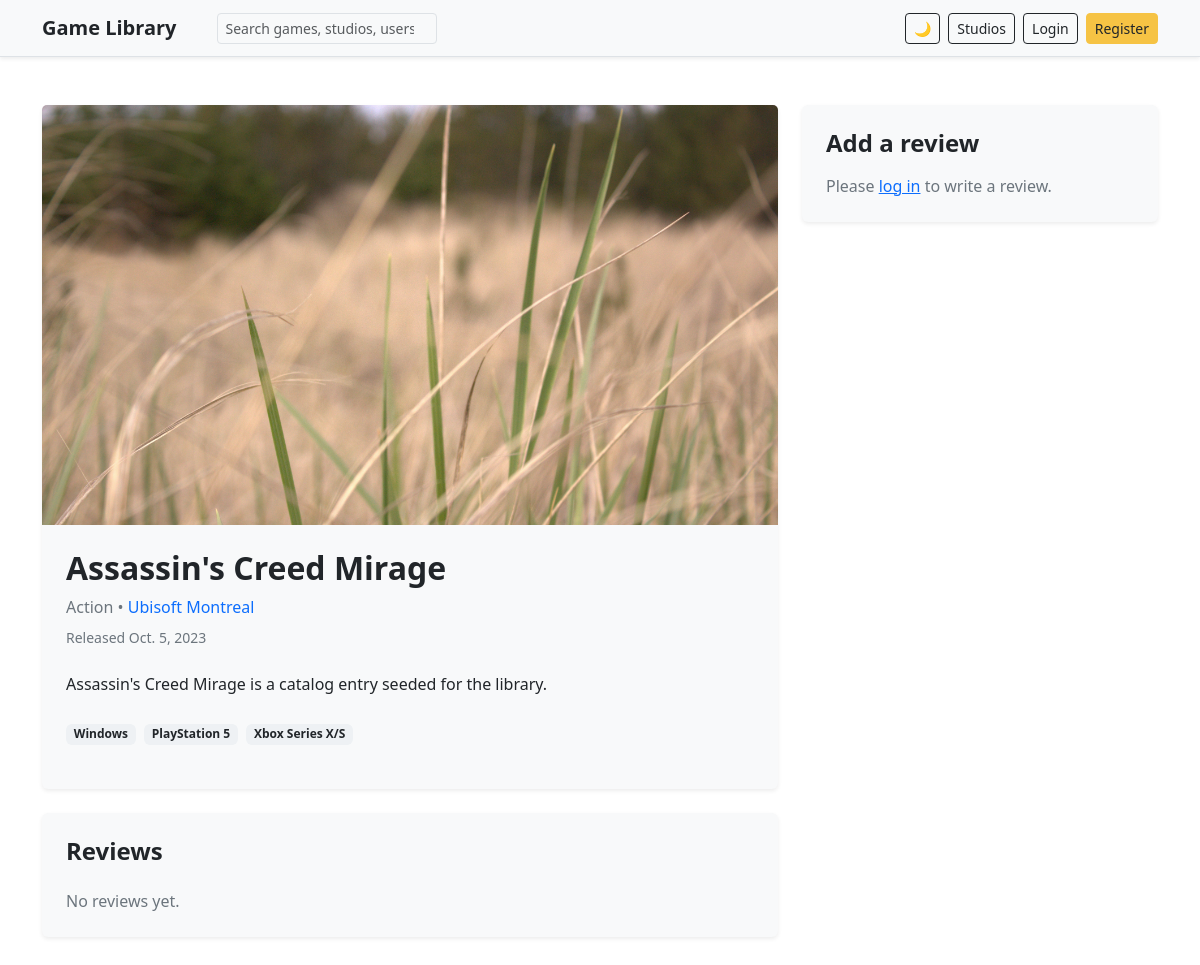
/games/14/, run on the app's committed database.
### games/models.py (models this page shows, shortened)
class Game(models.Model):
    title = models.CharField(max_length=100, blank=False, null=False)
    genre = models.ForeignKey(
        Genre,
        on_delete=models.CASCADE,
        null=False,
        blank=False
    )
    studio = models.ForeignKey(
        Studio,
        on_delete=models.CASCADE,
        null=False,
        blank=False
    )
    platforms = models.ManyToManyField(Platform, blank=True)
    description = models.TextField(
        default='No description available.',
        validators=[MaxLengthValidator(2000)],
        blank=True,
        null=False
    )
    thumbnail = models.ImageField(
        upload_to='game_thumbnails/',
        default='defaults/default_image.jpg',
        blank=False,
        null=False
    )
    release_date = models.DateField(null=True, blank=True)

class Genre(models.Model):
    name = models.CharField(max_length=100, blank=False, null=False)

class Studio(models.Model):
    name = models.CharField(max_length=100, blank=False, null=False)
    country = models.CharField(max_length=100, blank=False, null=False)
    description = models.TextField(blank=True, default='')
    founding_year = models.PositiveIntegerField(
        validators=[MinValueValidator(1800), MaxValueValidator(datetime.now().year)],
        null=True,
        blank=True,
        help_text='Year the studio was founded (optional)'
    )
    wallpaper = models.ImageField(
        upload_to='studio_wallpapers/',
        default='defaults/default_wallpaper.svg',
        blank=True,
        null=True
    )
    logo = models.ImageField(
        upload_to='studio_logos/',
        default='defaults/default_logo.png',
        blank=False,
        null=False
    )

class Platform(models.Model):
    name = models.CharField(max_length=100, blank=False, null=False)

### games/views.py (the view, shortened to what this page needs)
# urls.py: path('games/<int:pk>/', views.game_detail, name='game_detail'),
def game_detail(request, pk):
    game = get_object_or_404(
        Game.objects.select_related('genre', 'studio').prefetch_related('platforms', 'reviews__author__profile'),
        pk=pk,
    )
    reviews = game.reviews.select_related('author', 'author__profile').order_by('-created_at')
    review_form = ReviewForm()
    return render(request, 'game_detail.html', {
        'game': game,
        'reviews': reviews,
        'review_form': review_form,
    })

### games/forms.py
class ReviewForm(forms.ModelForm):
    class Meta:
        model = Review
        fields = ('value', 'note')
        widgets = {
            'value': forms.HiddenInput(),
            'note': forms.Textarea(attrs={'class': 'form-control', 'rows': 4, 'placeholder': 'Write your thoughts...'}),
        }

### games/templates/game_detail.html
{% extends 'base.html' %}
{% block content %}
<div class="row g-4">
  <div class="col-lg-8">
    <div class="card shadow-sm border-0 mb-4">
      <img src="{{ game.thumbnail.url }}" class="card-img-top" alt="{{ game.title }}" style="max-height:420px;object-fit:cover;">
      <div class="card-body p-4">
        <div class="d-flex justify-content-between align-items-start flex-wrap gap-3">
          <div>
            <h1 class="h2 fw-bold mb-2">{{ game.title }}</h1>
            <div class="text-muted mb-2">{{ game.genre.name }} • <a href="{% url 'games:studio_detail' game.studio.pk %}" class="text-decoration-none">{{ game.studio.name }}</a></div>
            {% if game.release_date %}<div class="small text-muted">Released {{ game.release_date }}</div>{% endif %}
          </div>
        </div>
        <p class="mt-4 mb-4">{{ game.description }}</p>
        <div class="mb-3">
          {% for platform in game.platforms.all %}
            <span class="badge text-bg-secondary me-1 mb-1">{{ platform.name }}</span>
          {% empty %}
            <span class="text-muted">No platforms listed.</span>
          {% endfor %}
        </div>
      </div>
    </div>
    <div class="card shadow-sm border-0">
      <div class="card-body p-4">
        <h2 class="h4 fw-bold mb-4">Reviews</h2>
        {% for review in reviews %}
          <div class="border rounded-3 p-3 mb-3 bg-light">
            <div class="d-flex justify-content-between align-items-center mb-2">
              <div>
                <a class="fw-semibold text-decoration-none" href="{% url 'games:user_profile' review.author.username %}">@{{ review.author.username }}</a>
                <span class="text-muted ms-2">{{ review.created_at|date:"M d, Y" }}</span>
              </div>
              <div class="d-flex align-items-center gap-2">
                <div class="review-stars position-relative" data-score="{{ review.value }}" aria-hidden="true">
                  <div class="stars-outer">★★★★★</div>
                  <div class="stars-inner">★★★★★</div>
                </div>
                {% if user.is_authenticated %}
                  {% if user.is_superuser or review.author_id == user.id %}
                    <form method="post" action="{% url 'games:review_delete' review.pk %}" class="d-inline">
                      {% csrf_token %}
                      <input type="hidden" name="next" value="{% url 'games:game_detail' game.pk %}">
                      <button type="submit" class="btn btn-outline-danger btn-sm">Delete</button>
                    </form>
                  {% endif %}
                {% endif %}
              </div>
            </div>
            <p class="mb-0">{{ review.note|default:"No note added." }}</p>
          </div>
        {% empty %}
          <p class="text-muted mb-0">No reviews yet.</p>
        {% endfor %}
      </div>
    </div>
  </div>
  <div class="col-lg-4">
    <div class="card shadow-sm border-0 sticky-top" style="top: 1.5rem;">
      <div class="card-body p-4">
        <h2 class="h4 fw-bold mb-3">Add a review</h2>
        {% if user.is_authenticated %}
          <form method="post" class="vstack gap-3">
            {% csrf_token %}
            <div>
              <label class="form-label">Rating</label>
              <div class="star-rating" data-target="#id_value">
                <span class="star" data-value="1">☆</span>
                <span class="star" data-value="2">☆</span>
                <span class="star" data-value="3">☆</span>
                <span class="star" data-value="4">☆</span>
                <span class="star" data-value="5">☆</span>
              </div>
              {{ review_form.value }}
              {% if review_form.value.errors %}<div class="text-danger small">{{ review_form.value.errors }}</div>{% endif %}
            </div>
            <div>
              <label class="form-label" for="id_note">Note</label>
              {{ review_form.note }}
              {% if review_form.note.errors %}<div class="text-danger small">{{ review_form.note.errors }}</div>{% endif %}
            </div>
            <button type="submit" class="btn btn-primary">Post review</button>
          </form>
        {% else %}
          <p class="text-muted mb-0">Please <a href="{% url 'login' %}">log in</a> to write a review.</p>
        {% endif %}
      </div>
    </div>
  </div>
</div>
{% endblock %}

### games/static/games/css/theme.css (style rules this page uses)
:root, [data-bs-theme="light"] { --theme-bg: #ffffff; --theme-surface: #f8f9fa; --theme-surface-2: #eef1f4; --theme-text: #212529; --theme-muted: #6c757d; --theme-border: #dee2e6; --theme-link: #0d6efd; --theme-link-hover: #0a58ca; --theme-navbar-bg: #f8f9fa; --theme-navbar-fg: #212529; --theme-navbar-border: #dee2e6; --theme-accent: #0d6efd; --theme-accent-contrast: #ffffff; }
body { background: var(--theme-bg) !important; color: var(--theme-text) !important; }
a { color: var(--theme-link); }
.card, .alert, .dropdown-menu, .list-group-item, .form-control, .form-select, .input-group-text { background-color: var(--theme-surface) !important; color: var(--theme-text) !important; border-color: var(--theme-border) !important; }
:root, [data-bs-theme="light"] { --tile-shadow: 0 0.5rem 1rem rgba(2,6,23,0.06); }
.text-muted, .small.text-muted, .form-text, .list-group-item .small, .card .small { color: var(--theme-muted) !important; }
.badge.text-bg-secondary, .badge.text-bg-primary, .badge.text-bg-info, .badge.text-bg-warning, .badge.text-bg-success { background-color: var(--theme-surface-2) !important; color: var(--theme-text) !important; }

### data on the page
Game: thumbnail (placeholder picture), title "Assassin's Creed Mirage", genre.name "Action", studio.name "Ubisoft Montreal", release_date "Oct. 5, 2023", description "Assassin's Creed Mirage is a catalog entry seeded for the library."
Platform: name "Windows"
Platform: name "PlayStation 5"
Platform: name "Xbox Series X/S"
